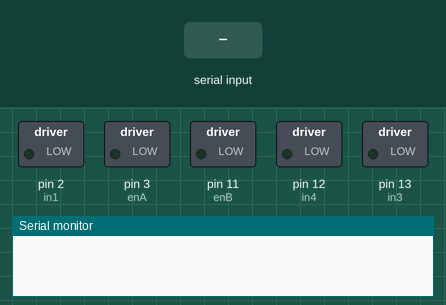
Bench run of a sketch on a simulated Arduino Uno, built with avr-gcc and run on an emulated ATmega328P. Parts: switched loads named in the sketch (green lamp = pin HIGH), the last lines printed to the serial monitor. The inputs (shaded band) are chosen by the test bench. Pins used as bus, display or sensor lines are not drawn.

Above: at 1.2 s.
1.3 s: "F" received over Serial
At 2.0 s:
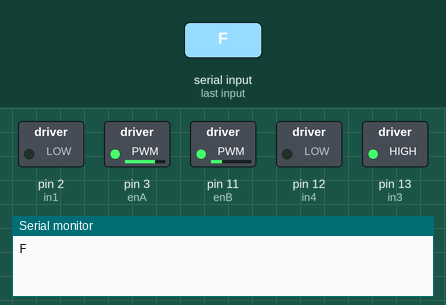
2.8 s: "B" received over Serial
At 3.2 s:
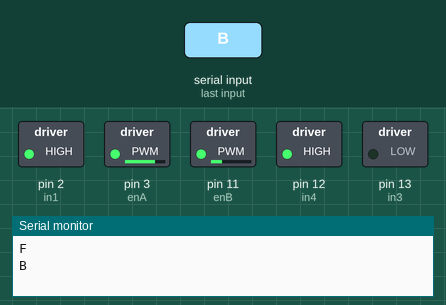
4.3 s: "L" received over Serial
At 5.5 s:
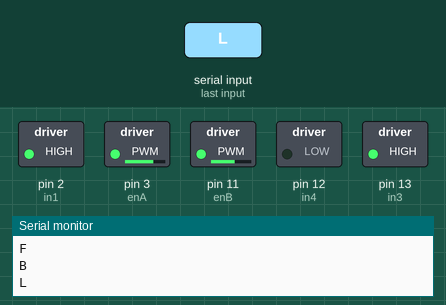
5.8 s: "R" received over Serial
At 6.6 s:
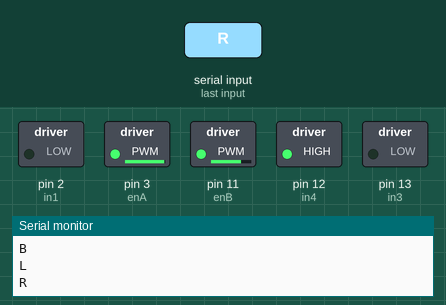
Timing chart, 0 to 8.3 s (numbered marks = the images above; inputs shaded):
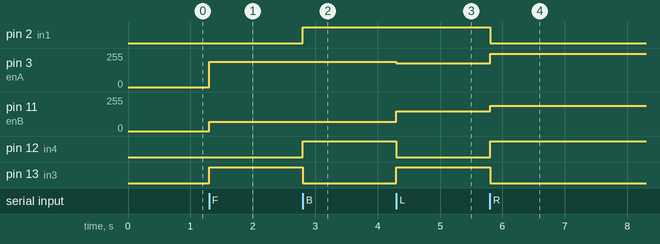

The sketch:

Bluetooth_function.ino
```cpp
//Arduino Bluetooth Controlled Car//


#include <LiquidCrystal.h>
#include <stdio.h>
#include <math.h>

// Initialize the library with the numbers of the interface pins
LiquidCrystal lcd(8, 9, 4, 5, 6, 7);
// Motor A connections
int enA = 3;
int in1 = 2;
int in2 = 1;
// Motor B connections
int enB = 11;
int in3 = 13;
int in4 = 12;


char command;

void setup() {
  Serial.begin(9600);
  // Set all the motor control pins to outputs
  pinMode(enA, OUTPUT);
	pinMode(enB, OUTPUT);
	pinMode(in1, OUTPUT);
	pinMode(in2, OUTPUT);
	pinMode(in3, OUTPUT);
	pinMode(in4, OUTPUT);

  // Turn off motors - Initial state
	digitalWrite(in1, LOW);
	digitalWrite(in2, LOW);
	digitalWrite(in3, LOW);
	digitalWrite(in4, LOW);
}

void loop(){
  if(Serial.available() > 0){
    command = Serial.read();
    stop(); //initialize with motors stoped
    //Change pin mode only if new command is different from previous.
    Serial.println(command);
    switch(command){
    case 'F':
      forward();
      break;
    case 'B':
       back();
      break;
    case 'L':
      left();
      break;
    case 'R':
      right();
      break;
    case 'S':
      stop();
      break;

    }
  }
}

void forward()
{
 analogWrite(enA, 190);
      analogWrite(enB, 70);

      // Turn on motor A and  B go straight
      digitalWrite(in1, LOW);// left wheels
      digitalWrite(in2, HIGH);
      digitalWrite(in3, HIGH);//right wheels
      digitalWrite(in4, LOW);
}

void back()
{
 analogWrite(enA, 190);
      analogWrite(enB, 70);

      // Turn on motor A and  B go in reverse
      digitalWrite(in1, HIGH);// left wheels
      digitalWrite(in2, LOW);
      digitalWrite(in3, LOW);//right wheels
      digitalWrite(in4, HIGH);
}

void left()
{
 analogWrite(enA, 180);
      analogWrite(enB, 150);


      // Turn on motor A and  B to go left
      digitalWrite(in1, HIGH);
      digitalWrite(in2, LOW);
      digitalWrite(in3, HIGH);
      digitalWrite(in4, LOW);
}

void right()
{
      analogWrite(enA, 250);
      analogWrite(enB, 190);


      // Turn on motor A and  B to go right
      digitalWrite(in1, LOW);
      digitalWrite(in2, HIGH);
      digitalWrite(in3, LOW);
      digitalWrite(in4, HIGH);
}

void stop()
{
      analogWrite(enA, 0);
      analogWrite(enB, 0);

      // Turn off motor A and B

      digitalWrite(in1, LOW);
      digitalWrite(in2, LOW);
      digitalWrite(in3, LOW);
      digitalWrite(in4, LOW);
}
```

Measured:
- after the input at 1.3 s, pin 3 (enA): 0/255 → 190/255 at once; pin 11 (enB): 0/255 → 70/255 at once; pin 13 (in3): LOW → HIGH at once
- after the input at 2.8 s, pin 2 (in1), pin 12 (in4): LOW → HIGH at once; pin 13 (in3): HIGH → LOW at once
- after the input at 4.3 s, pin 3 (enA): 190/255 → 180/255 at once; pin 11 (enB): 70/255 → 150/255 at once; pin 12 (in4): HIGH → LOW at once; pin 13 (in3): LOW → HIGH at once
- after the input at 5.8 s, pin 2 (in1), pin 13 (in3): HIGH → LOW at once; pin 3 (enA): 180/255 → 250/255 at once; pin 11 (enB): 150/255 → 190/255 at once; pin 12 (in4): LOW → HIGH at once
